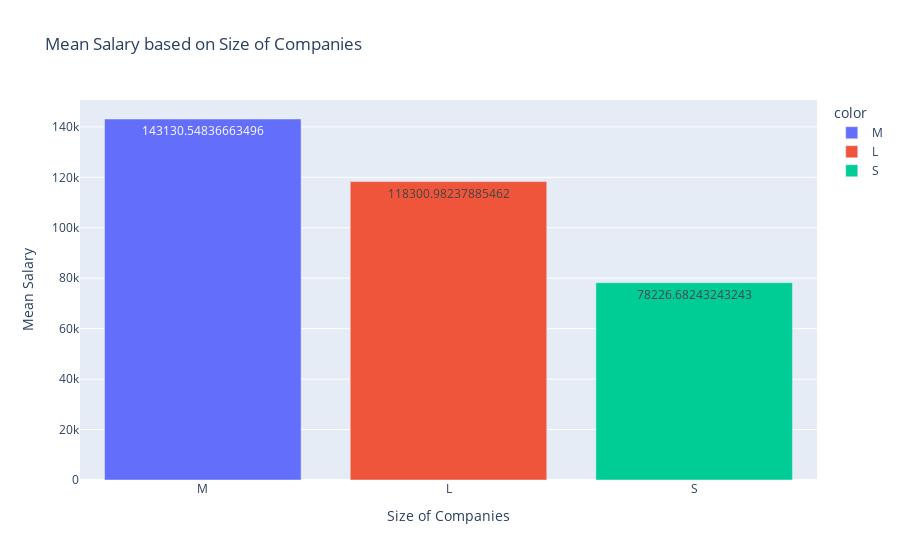

Write notebook code for a chart like this one.
### Code cell
size = size_salary['company_size'].value_counts().index
mean_salary = [size_salary.loc[size_salary['company_size'] == 'M']['salary_in_usd'].mean(), 
               size_salary.loc[size_salary['company_size'] == 'L']['salary_in_usd'].mean(),
               size_salary.loc[size_salary['company_size'] == 'S']['salary_in_usd'].mean()]

fig = px.bar(x = size, y = mean_salary, text = mean_salary, color = size,
       title = 'Mean Salary based on Size of Companies')
fig.update_layout(xaxis_title = 'Size of Companies', yaxis_title = "Mean Salary")
fig.show()

### Figure 1 — Plotly figure (JSON) as saved in the notebook; plotly's stock layout.template omitted (floating-point values rounded to 4 significant figures)
{"data": [{"alignmentgroup": "True", "hovertemplate": "color=M<br>x=%{x}<br>y=%{y}<br>text=%{text}<extra></extra>", "legendgroup": "M", "marker": {"color": "#636efa", "pattern": {"shape": ""}}, "name": "M", "offsetgroup": "M", "orientation": "v", "showlegend": true, "text": [143100.0], "textposition": "auto", "type": "bar", "x": ["M"], "xaxis": "x", "y": [143100.0], "yaxis": "y"}, {"alignmentgroup": "True", "hovertemplate": "color=L<br>x=%{x}<br>y=%{y}<br>text=%{text}<extra></extra>", "legendgroup": "L", "marker": {"color": "#EF553B", "pattern": {"shape": ""}}, "name": "L", "offsetgroup": "L", "orientation": "v", "showlegend": true, "text": [118300.0], "textposition": "auto", "type": "bar", "x": ["L"], "xaxis": "x", "y": [118300.0], "yaxis": "y"}, {"alignmentgroup": "True", "hovertemplate": "color=S<br>x=%{x}<br>y=%{y}<br>text=%{text}<extra></extra>", "legendgroup": "S", "marker": {"color": "#00cc96", "pattern": {"shape": ""}}, "name": "S", "offsetgroup": "S", "orientation": "v", "showlegend": true, "text": [78230.0], "textposition": "auto", "type": "bar", "x": ["S"], "xaxis": "x", "y": [78230.0], "yaxis": "y"}], "layout": {"barmode": "relative", "legend": {"title": {"text": "color"}, "tracegroupgap": 0}, "title": {"text": "Mean Salary based on Size of Companies"}, "xaxis": {"anchor": "y", "domain": [0, 1], "title": {"text": "Size of Companies"}}, "yaxis": {"anchor": "x", "domain": [0, 1], "title": {"text": "Mean Salary"}}}}
